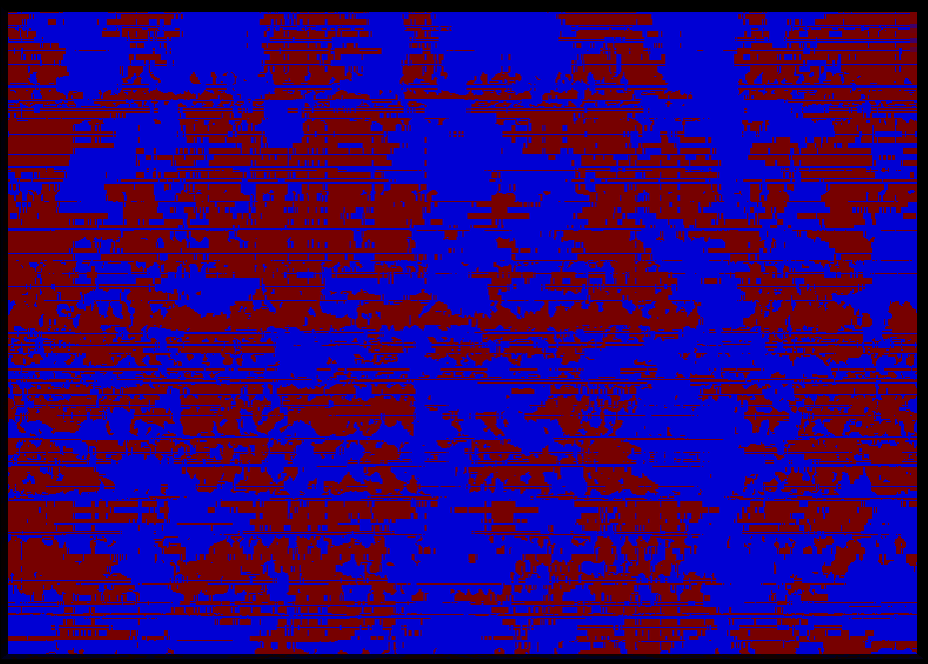
#> input picture A_anormaly_two_dataset_yuan_lunwen_Test/Test/T1.png, 928 x 664 px
$ python -i contours_test.py   (imports and definitions only)
#> lines starting #> are read from the running program, lines starting #| are printed output that depends on the picture
import cv2
import numpy as np
from PIL import Image


# [49 lines left out: functions red_to_black, color_test, not called in this run]
    # [5 lines of commented-out code are left out]


def black_to_red(pic_path, result_path):
    # 打开图片
#> called with pic_path = 'T1.png', result_path = 'out.png'
    Pic = Image.open(pic_path)
#> Pic is the input picture: PIL image 928x664 RGBA; mean R, G, B, A 51.1, 0, 111, 255

    # 获取图片的尺寸
    width = Pic.size[0]
#> width = 928
    height = Pic.size[1]
#> height = 664
    xy = []
    # 遍历整个图片，标注图片中的颜色异常区域
    for i in range(1, width):
        for j in range(1, height):
            # 获取图片所有的像素点（机构为data[0]:R data[1]:G data[2]:B data[3]:A
            data = (Pic.getpixel((i, j)))
            # data_hou = (img1.getpixel((i, j)))
            # 灰色的RGB取169 169 169
            if data[0] < 100:
                Pic.putpixel((i, j), (4, 61, 150))
            elif data[0] > 100:
                Pic.putpixel((i, j), (104, 18, 22))
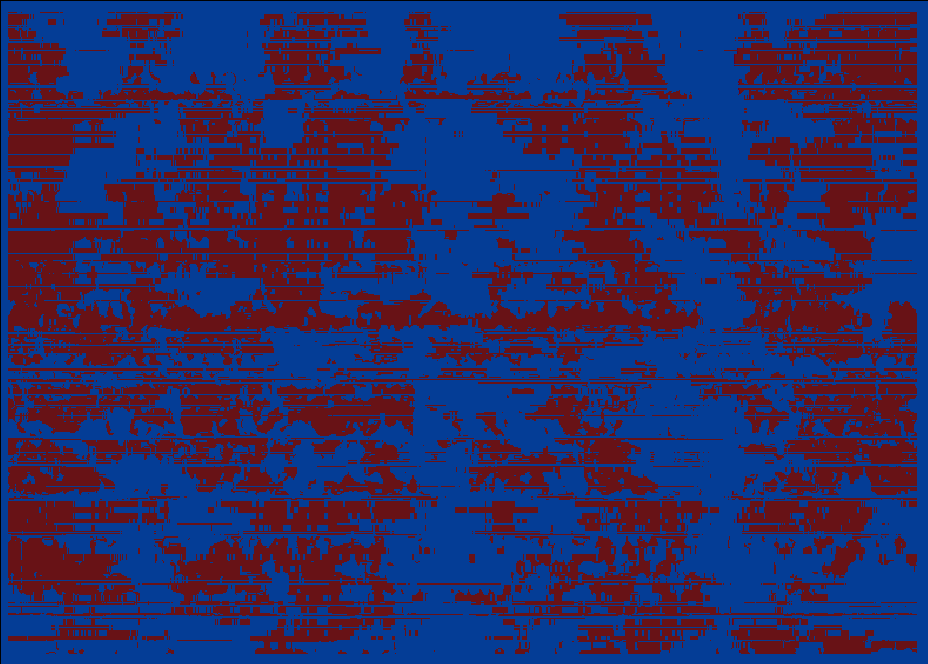
#> Pic: PIL image 928x664 RGBA; mean R, G, B, A 44.6, 43.4, 97.7, 255
    Pic.save(result_path)


# [45 lines left out: function change_black, not called in this run]

>>> result = black_to_red('T1.png', 'out.png')

$ run again, on A_anormaly_two_dataset_yuan_lunwen_Test/Test/T11.png
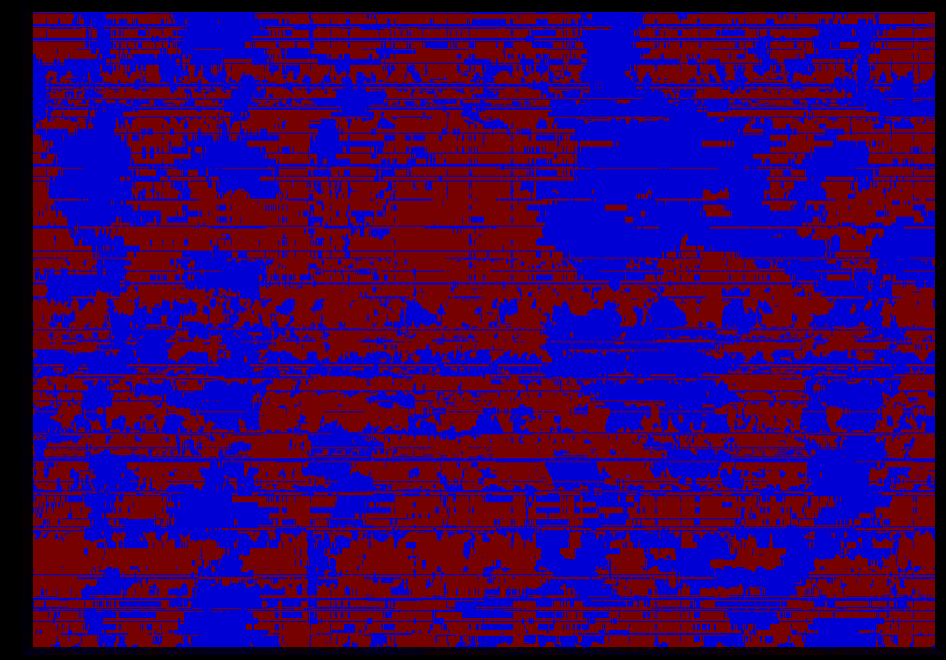
#> input picture A_anormaly_two_dataset_yuan_lunwen_Test/Test/T11.png, 946 x 660 px
#> in black_to_red, Pic is the input picture: PIL image 946x660 RGBA; mean R, G, B, A 56.9, 0, 95.2, 255
#> after the loop in black_to_red, `for i in range(1, width):`:
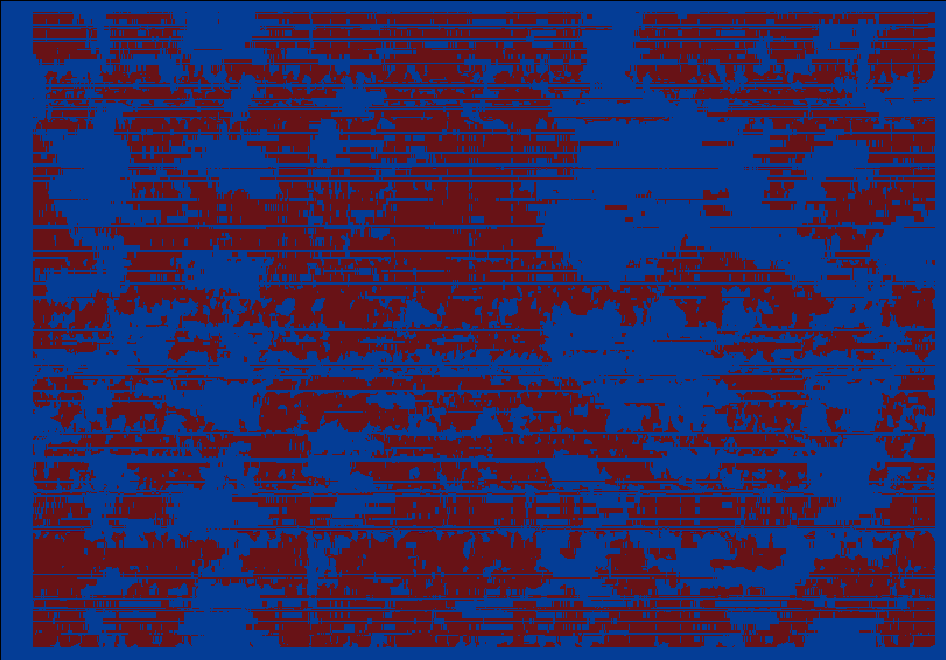
#> Pic: PIL image 946x660 RGBA; mean R, G, B, A 47.6, 42.1, 93.8, 255

$ run again, on A_anormaly_two_dataset_yuan_lunwen_Test/Test/T67.png
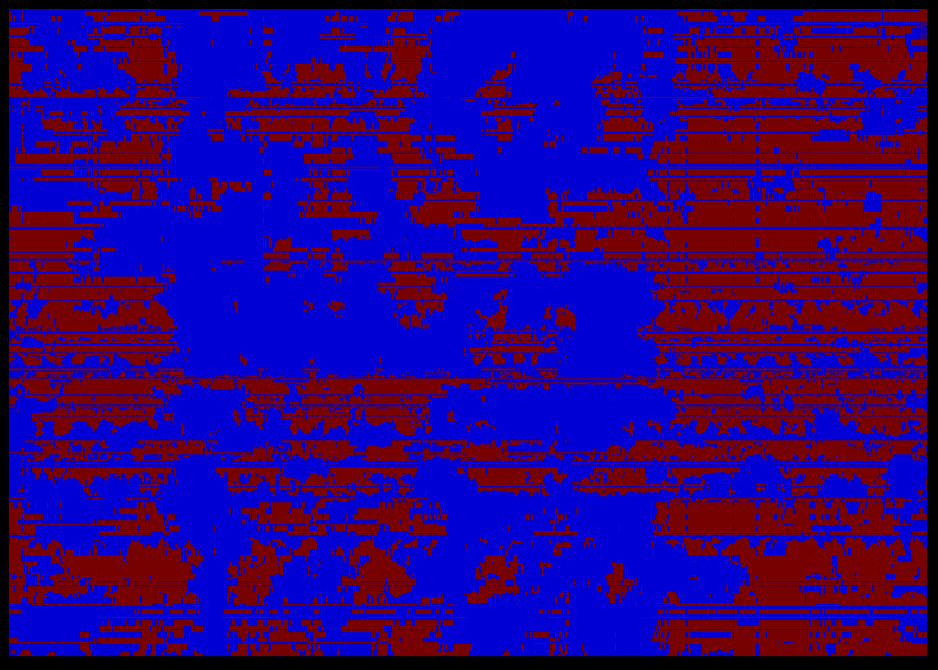
#> input picture A_anormaly_two_dataset_yuan_lunwen_Test/Test/T67.png, 938 x 670 px
#> in black_to_red, Pic is the input picture: PIL image 938x670 RGBA; mean R, G, B, A 46.1, 0, 119.9, 255
#> after the loop in black_to_red, `for i in range(1, width):`:
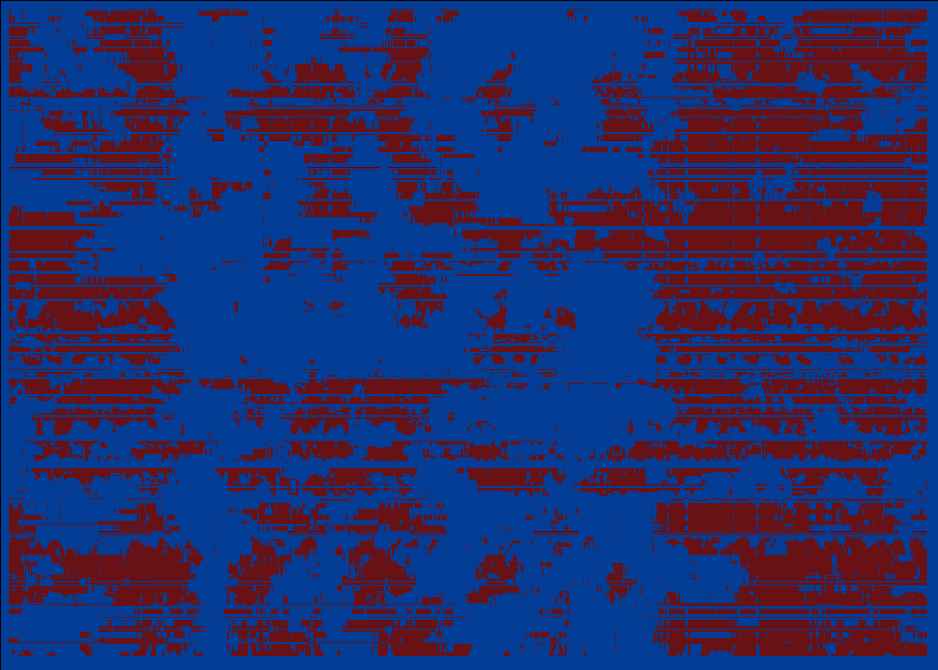
#> Pic: PIL image 938x670 RGBA; mean R, G, B, A 39, 45.7, 104.8, 255

$ run again, on A_anormaly_two_dataset_yuan_lunwen_Test/Test/T11_remove_black.png
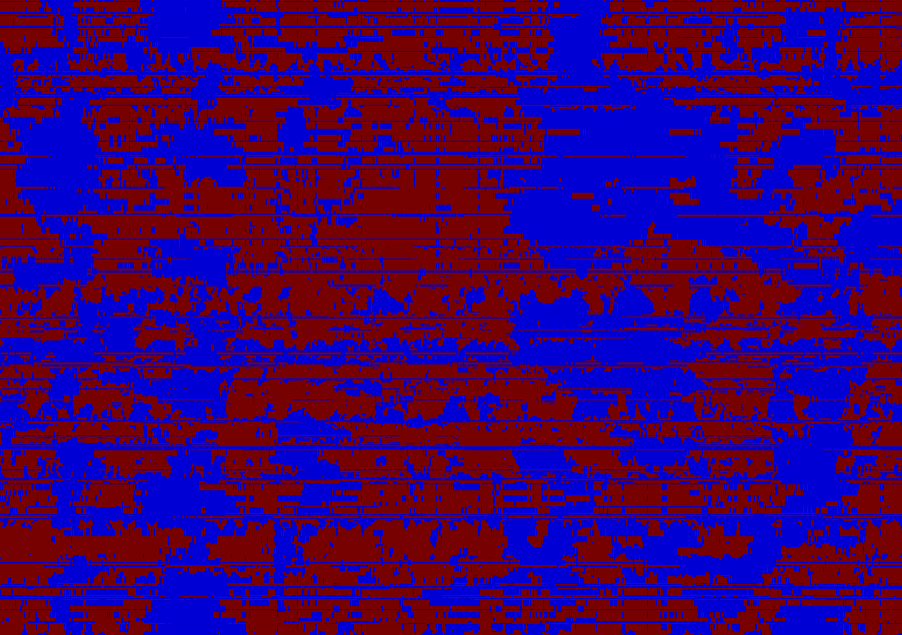
#> input picture A_anormaly_two_dataset_yuan_lunwen_Test/Test/T11_remove_black.png, 902 x 635 px
#> in black_to_red, Pic is the input picture: PIL image 902x635 RGB; mean R, G, B 61.9, 0, 103.6
#> after the loop in black_to_red, `for i in range(1, width):`:
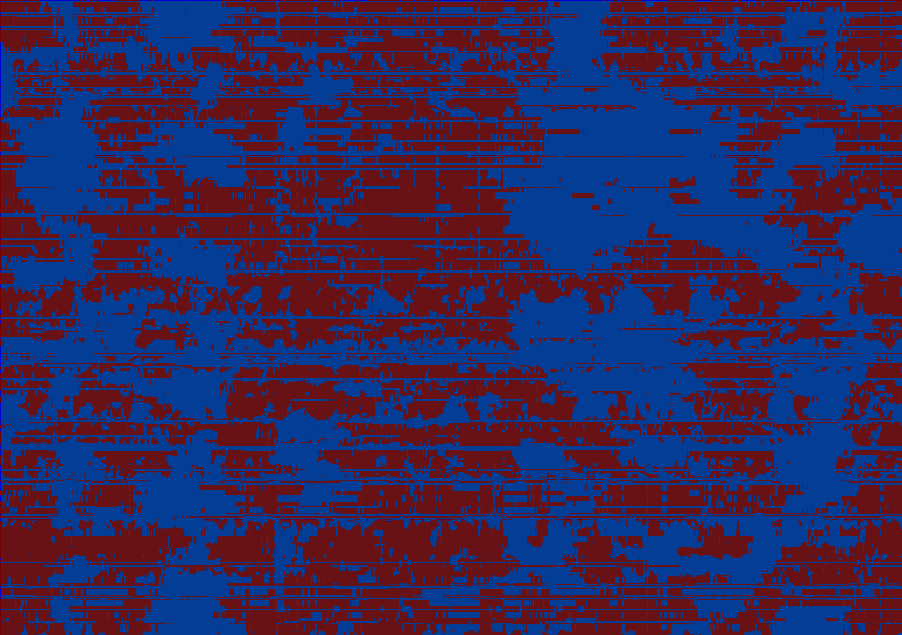
#> Pic: PIL image 902x635 RGB; mean R, G, B 51.5, 40.5, 89.2
